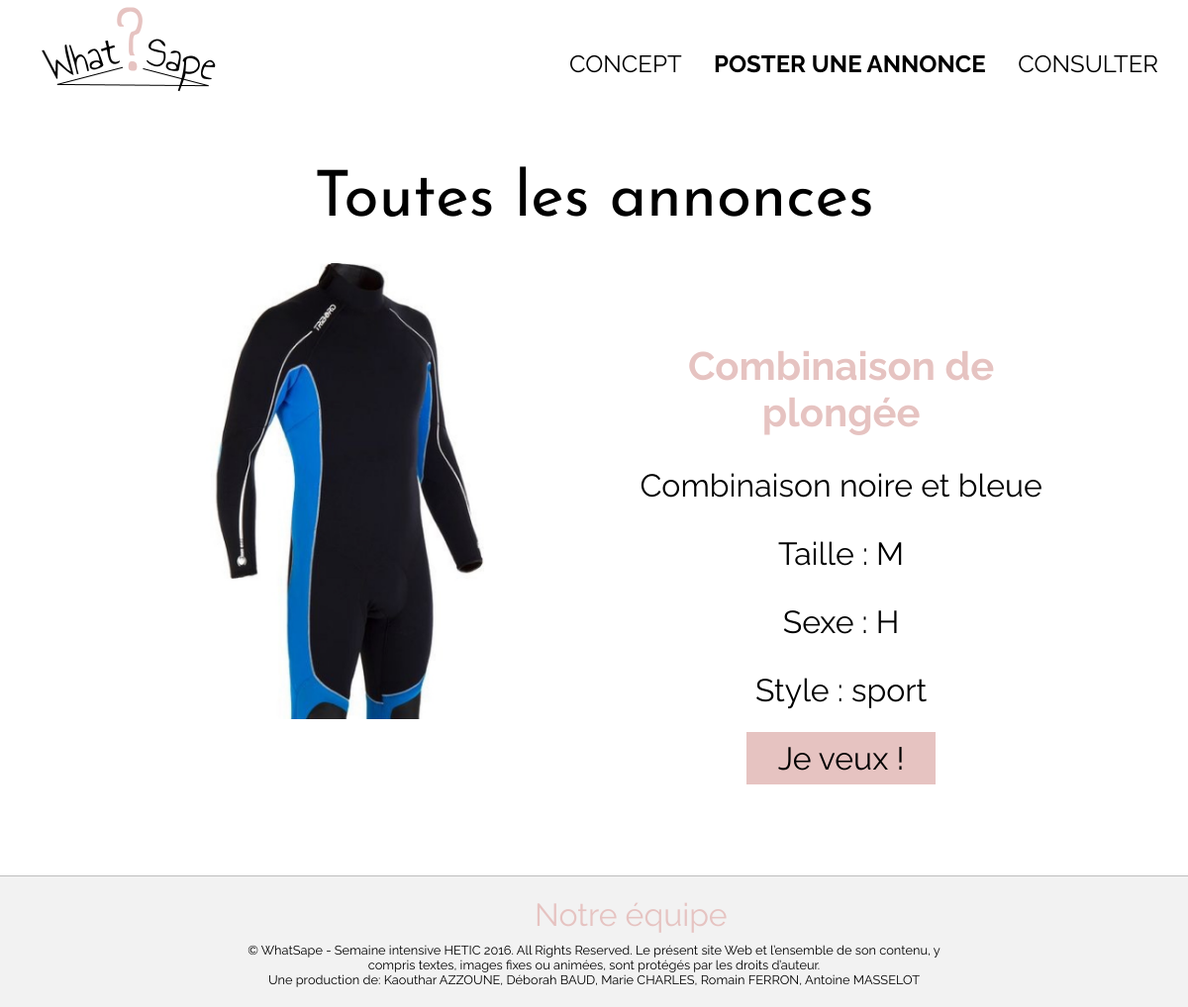
/page_annonce_traite.php?id=40, run on the app's committed database.
### tables this page shows
CREATE TABLE IF NOT EXISTS `vetements` (
  `id` int(11) NOT NULL,
  `img_chemin` varchar(255) NOT NULL,
  `titre` varchar(255) NOT NULL,
  `description` text NOT NULL,
  `taille` varchar(100) NOT NULL,
  `sexe` varchar(100) NOT NULL,
  `style` varchar(255) NOT NULL,
  `visible` int(11) NOT NULL DEFAULT '1'
);

### page_annonce_traite.php (the view, shortened to what this page needs)
<?php
require_once "php/connect.php";
$sql = "SELECT `id`, `img_chemin`, `titre`, `description`, `taille`, `sexe`, `style`,  `visible` FROM `vetements` WHERE id = :id";
$stmt = $pdo->prepare($sql);
$stmt->bindValue(":id", $_GET['id']);
$stmt->execute();
?>
<!DOCTYPE html>
<html>
	<head>
		<link rel="stylesheet" type="text/css" href="styles/styles.css">
	</head>
	<body>
		<?php
		include_once "include/header.php";
		?>
		<h2 class="h2">Toutes les annonces</h2>
		<?php
		while($row = $stmt->fetch(PDO::FETCH_ASSOC)):
			if ($row['visible'] != 1) {
				header('Location: page_annonces.php');
			} else { ?>
				<div class="wfull clearfix">
					<figure>
						<img src="img-content/<?=$row['img_chemin']?>" alt="">
					</figure>
					<div class="text">
						<h3><?= $row["titre"]?></h3>
					    <p><?= $row["description"]?></p>
					    <p class="phpfloat">Taille : <?= $row["taille"]?></p>
					    <p class="phpfloat">Sexe : <?= $row["sexe"]?></p>
					    <p>Style : <?= $row["style"]?></p>
					    <a href="#" id="boutonvalider">Je veux !</a>
					</div>
				</div>
			<?php }
		endwhile;
		include_once "include/footer.php";
		?>
	</body>
</html>

### styles/styles.css (style rules this page uses)
* { margin: 0; padding: 0; }
*, *:before, *:after { box-sizing: border-box; }
.clearfix:before, .clearfix:after { content: " "; display: table; }
.clearfix:after { clear: both; }
body { width: 100%; background: white; font-family: 'Raleway', Arial, sans-serif; font-size: 62.5%; color: black; }
img { display: block; }
#boutonvalider { background-color: #e6c3c1; width: 100px; height: 50px; border-color: #d4d4d4; float: none; }
.wfull { width: 80%; margin: 0 auto; }
.wfull figure { float: left; width: 48%; margin-right: 4%; }
.wfull figure img { width: 100%; height: auto; display: block; }
.wfull .text { float: left; width: 48%; }
.text { margin-top: 5rem; font-size: 2rem; text-align: center; }
.text h3 { color: #E6C3C1; font-size: 2.5rem; }
.text h3, .text p { margin-bottom: 2rem; }
.h2 { font-family: 'Josefin Sans', Arial, sans-serif; font-size: 4rem; font-weight: 400; text-align: center; margin-bottom: 2rem; }
.text a, .text a:visited { color: #000; text-decoration: none; padding: .5rem 2rem }

### data on the page
vetements: img_chemin (picture), titre "Combinaison de plongée", description "Combinaison noire et bleue", taille "M", sexe "H", style "sport"
